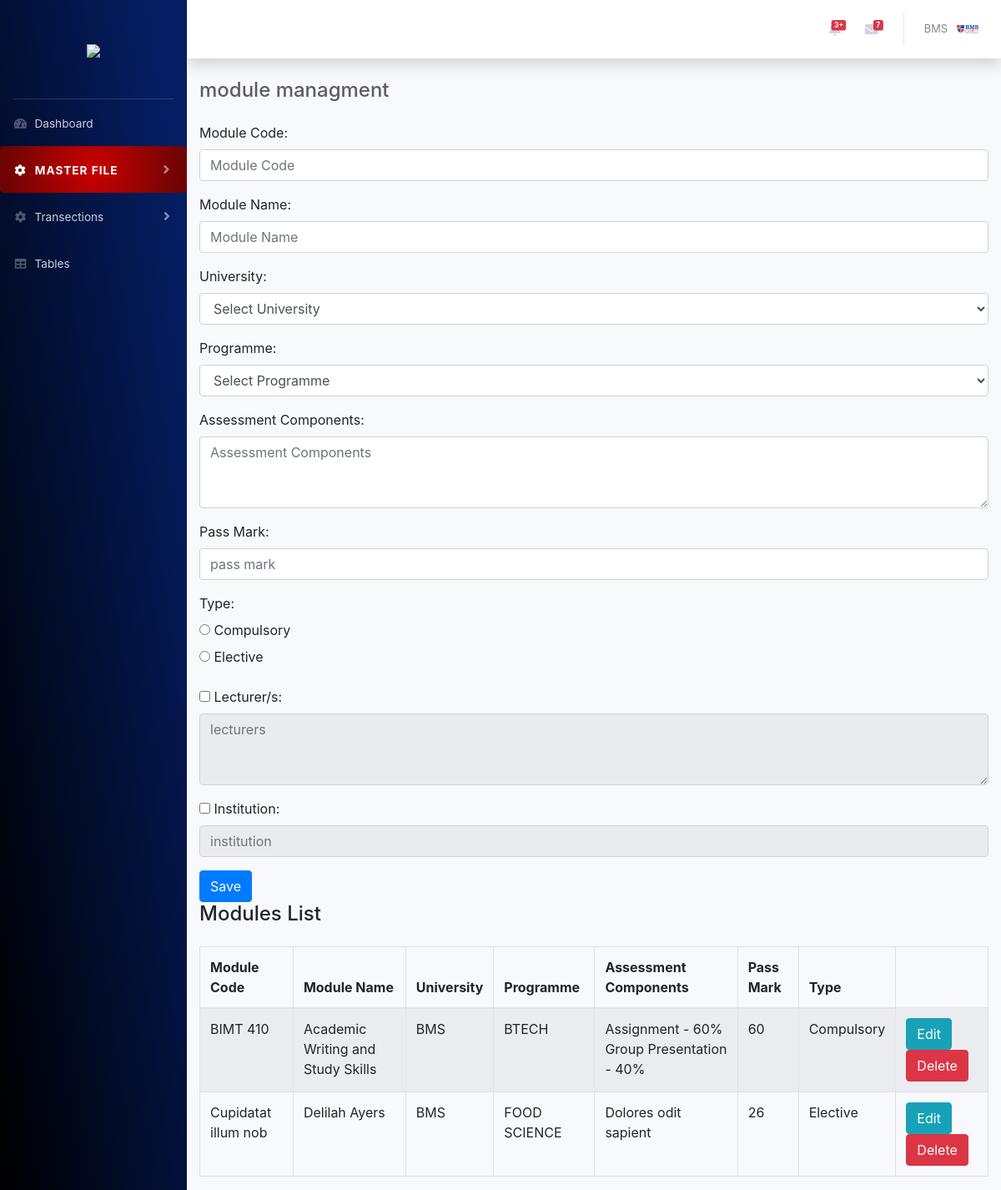
The app's page /create_module.php with its own data.
### tables this page shows
CREATE TABLE `module_table` (
  `id` int(11) NOT NULL,
  `module_code` varchar(50) NOT NULL,
  `module_name` varchar(255) NOT NULL,
  `university` int(11) NOT NULL,
  `programme` varchar(255) NOT NULL,
  `assessment_components` text NOT NULL,
  `pass_mark` int(11) NOT NULL,
  `type` enum('Compulsory','Elective') NOT NULL,
  `lecturers` text DEFAULT NULL,
  `institution` varchar(255) DEFAULT NULL
);

CREATE TABLE `universities` (
  `id` int(11) NOT NULL,
  `university_code` varchar(100) NOT NULL,
  `university_name` varchar(255) NOT NULL,
  `address` text DEFAULT NULL,
  `uni_code` varchar(100) DEFAULT NULL,
  `created_at` timestamp NOT NULL DEFAULT current_timestamp()
);

### create_module.php (the view, shortened to what this page needs)
<?php
include("database/connection.php");
include("includes/header.php");
$module_code = $module_name = $university = $programme = $assessment_components = "";
$pass_mark = $type = $lecturers = $institution = "";
$update = false;
$result = $conn->query("SELECT * FROM module_table");
?>
<div id="wrapper">
    <?php include("nav.php"); ?>
    <div id="content-wrapper" class="d-flex flex-column">
        <div id="content">
            <?php include("includes/topnav.php"); ?>
            <div class="container">
                <div class="d-sm-flex align-items-center justify-content-between mb-4">
                    <h4 class="h4 mb-0 text-gray-800">module managment</h4>
                </div>
                <form method="POST" action="">
                    <div class="form-group">
                        <label for="module_code">Module Code:</label>
                        <input type="text" class="form-control" placeholder="Module Code" id="module_code" name="module_code" value="<?php echo htmlspecialchars($module_code); ?>" <?php echo $update ? 'disabled' : ''; ?> required>
                    </div>
                    <div class="form-group">
                        <label for="module_name">Module Name:</label>
                        <input type="text" class="form-control" placeholder="Module Name" id="module_name" name="module_name" value="<?php echo htmlspecialchars($module_name); ?>" required>
                    </div>
                    <div class="form-group">
                        <label for="university">University:</label>
                        <select class="form-control select2" id="university" name="university" required>
                            <option value="">Select University</option>
                        </select>
                    </div>
                    <div class="form-group">
                        <label for="programme">Programme:</label>
                        <select class="form-control" id="programme" name="programme" required>
                            <option value="">Select Programme</option>
                        </select>
                    </div>
                    <div class="form-group">
                        <label for="assessment_components">Assessment Components:</label>
                        <textarea class="form-control" placeholder="Assessment Components" id="assessment_components" name="assessment_components" rows="3" required><?php echo htmlspecialchars($assessment_components); ?></textarea>
                    </div>
                    <div class="form-group">
                        <label for="pass_mark">Pass Mark:</label>
                        <input type="number" placeholder="pass mark" class="form-control" id="pass_mark" name="pass_mark" value="<?php echo htmlspecialchars($pass_mark); ?>" required>
                    </div>
                    <div class="form-group">
                        <label>Type:</label><br>
                        <input type="radio" id="compulsory" name="type" value="Compulsory" <?php echo $type == 'Compulsory' ? 'checked' : ''; ?> required>
                        <label for="compulsory">Compulsory</label><br>
                        <input type="radio" id="elective" name="type" value="Elective" <?php echo $type == 'Elective' ? 'checked' : ''; ?>>
                        <label for="elective">Elective</label>
                    </div>
                    <div class="form-group">
                        <label for="lecturers"><input type="checkbox" id="enable_lecturers" name="enable_lecturers" <?php echo !empty($lecturers) ? 'checked' : ''; ?>> Lecturer/s:</label>
                        <textarea class="form-control" placeholder="lecturers" id="lecturers" name="lecturers" rows="3" <?php echo empty($lecturers) ? 'disabled' : ''; ?>><?php echo htmlspecialchars($lecturers); ?></textarea>
                    </div>
                    <div class="form-group">
                        <label for="institution"><input type="checkbox" id="enable_institution" name="enable_institution" <?php echo !empty($institution) ? 'checked' : ''; ?>> Institution:</label>
                        <input type="text" placeholder="institution" class="form-control" id="institution" name="institution" value="<?php echo htmlspecialchars($institution); ?>" <?php echo empty($institution) ? 'disabled' : ''; ?>>
                    </div>
                    <?php if ($update): ?>
                        <button type="submit" class="btn btn-warning" name="update">Update</button>
                    <?php else: ?>
                        <button type="submit" class="btn btn-primary" name="save">Save</button>
                    <?php endif; ?>
                </form>
                <h4>Modules List</h4>
                <table class="table table-bordered mt-4 table-striped">
                    <thead>
                        <tr>
                            <th>Module Code</th>
                            <th>Module Name</th>
                            <th>University</th>
                            <th>Programme</th>
                            <th>Assessment Components</th>
                            <th>Pass Mark</th>
                            <th>Type</th>
                        </tr>
                    </thead>
                    <tbody>
                        <?php while ($row = $result->fetch_assoc()): ?>
                            <tr>
                                <td><?php echo htmlspecialchars($row['module_code']); ?></td>
                                <td><?php echo htmlspecialchars($row['module_name']); ?></td>
                                <td>
                                    <?php
                                    $universityID = $row['university'];
                                    $uniResult = $conn->query("SELECT university_name FROM universities WHERE id='$universityID'");
                                    $uniRow = $uniResult->fetch_assoc();
                                    echo htmlspecialchars($uniRow['university_name']);
                                    ?>
                                </td>
                                <td><?php echo htmlspecialchars($row['programme']); ?></td>
                                <td><?php echo htmlspecialchars($row['assessment_components']); ?></td>
                                <td><?php echo htmlspecialchars($row['pass_mark']); ?></td>
                                <td><?php echo htmlspecialchars($row['type']); ?></td>
                                <td>
                                    <a href="create_module.php?edit=<?php echo $row['id']; ?>" class="btn btn-info">Edit</a>
                                    <a href="create_module.php?delete=<?php echo $row['id']; ?>" class="btn btn-danger" onclick="return confirm('Are you sure you want to delete this item?');">Delete</a>
                                </td>
                            </tr>
                        <?php endwhile; ?>
                    </tbody>
                </table>
            </div>
        </div>
    </div>
</div>
</body>
</html>

### records on screen
module_table: module_code "BIMT 410", module_name "Academic Writing and Study Skills", university.university_name "BMS", programme "BTECH", assessment_components "Assignment - 60% Group Presentation - 40%", pass_mark "60", type "Compulsory"
module_table: module_code "Cupidatat illum nob", module_name "Delilah Ayers", university.university_name "BMS", programme "FOOD SCIENCE", assessment_components "Dolores odit sapient", pass_mark "26", type "Elective"
